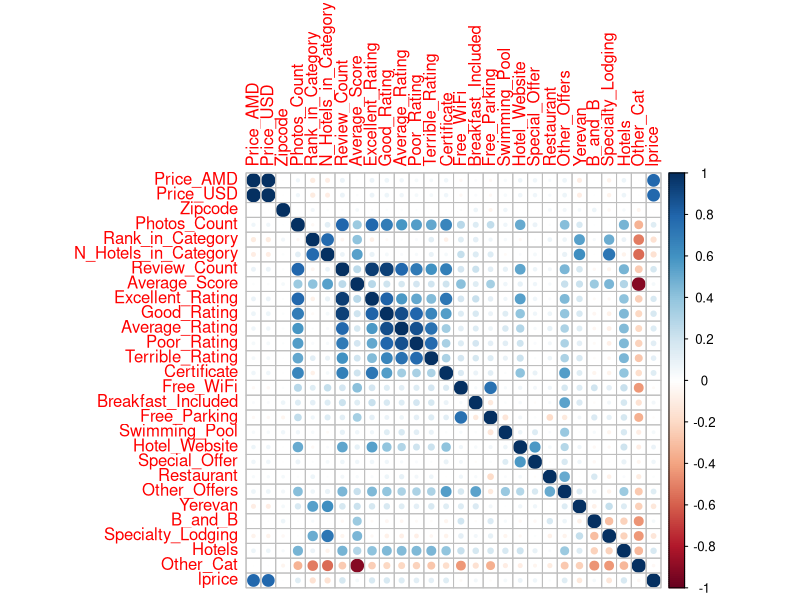
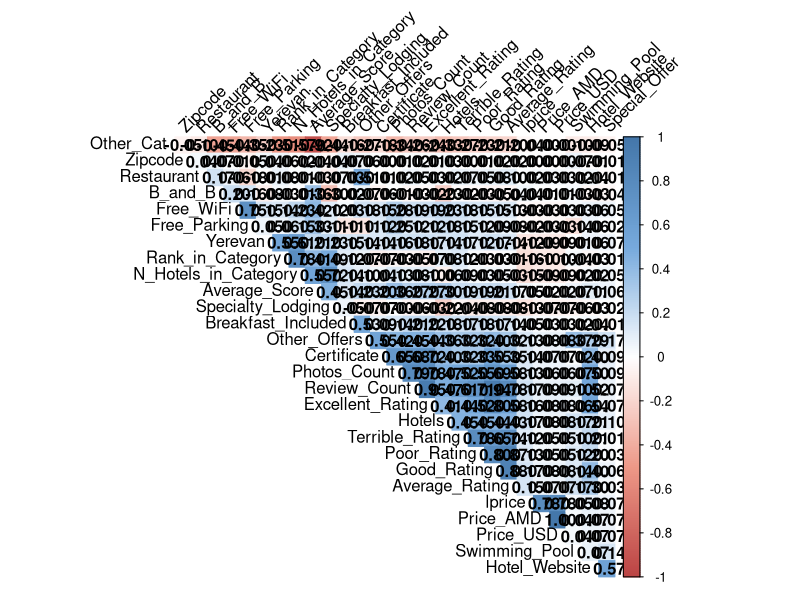
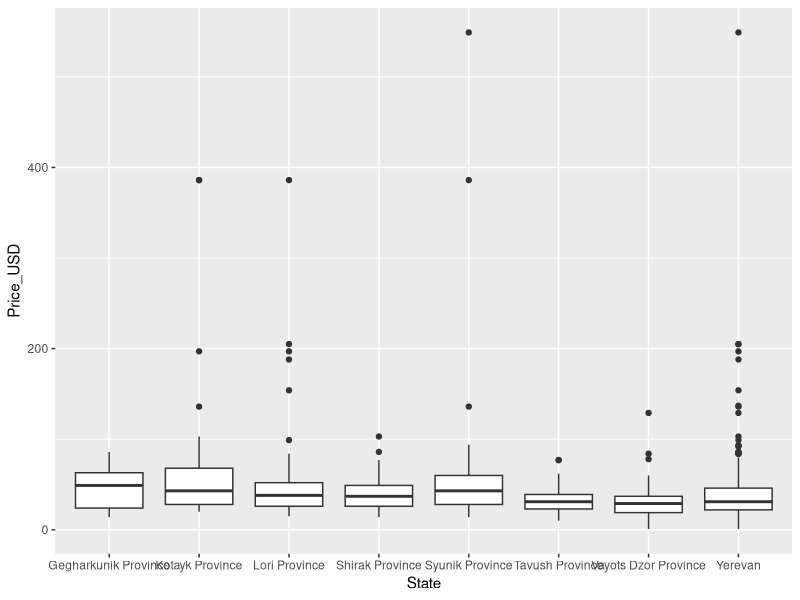

These figures' R source, in order: (Note: this script raises an error after producing the figures.)
library(ggplot2)
library(corrplot)
library(dplyr)
library(scales)

dat<-read.csv("Trip_Advisor_Armenian_Hotels.csv")

dat$lprice<-log(dat$Price_USD)
dat_num<-select_if(dat, is.numeric)
cor_num<-cor(dat_num, use = "complete.obs")
corrplot(cor_num)

col <- colorRampPalette(c("#BB4444", "#EE9988", "#FFFFFF", "#77AADD", "#4477AA"))
p.mat <- cor.mtest(cor_num)
corrplot(cor_num, method="color", col=col(200),  
         type="upper", order="hclust", 
         addCoef.col = "black", # Add coefficient of correlation
         tl.col="black", tl.srt=45, #Text label color and rotation
         # Combine with significance
         # hide correlation coefficient on the principal diagonal
         diag=FALSE 
)

summary(lm(lprice~Review_Count+Free_WiFi+Free_Parking+State+Photos_Count+Photos_Count+Excellent_Rating, data=dat))

summary(lm(lprice~Average_Score+Review_Count+Free_WiFi+Free_Parking+State+Photos_Count+Photos_Count+Excellent_Rating, data=dat))

summary(lm(lprice~Price_USD+Review_Count*Review_Count+Free_WiFi*Price_USD+Free_Parking+State+Other_Offers, data=dat))

ggplot(dat)+
  geom_boxplot(aes(y=Price_USD, x=State))

table(dat$State)

dat$Yerevan<-ifelse(dat$State=="Yerevan", 1, 0)
summary(lm(lprice~Review_Count+Review_Count*Review_Count+factor(Yerevan), data = dat))

ggplot(main_df, aes(x=Price_USD))+geom_bar(aes(fill=State))+
  scale_y_continuous(breaks=pretty_breaks(10))+
  scale_x_continuous(breaks=pretty_breaks(10))+
  labs(title="Distribution of Price", x="Price (USD)", y="Frequency")
